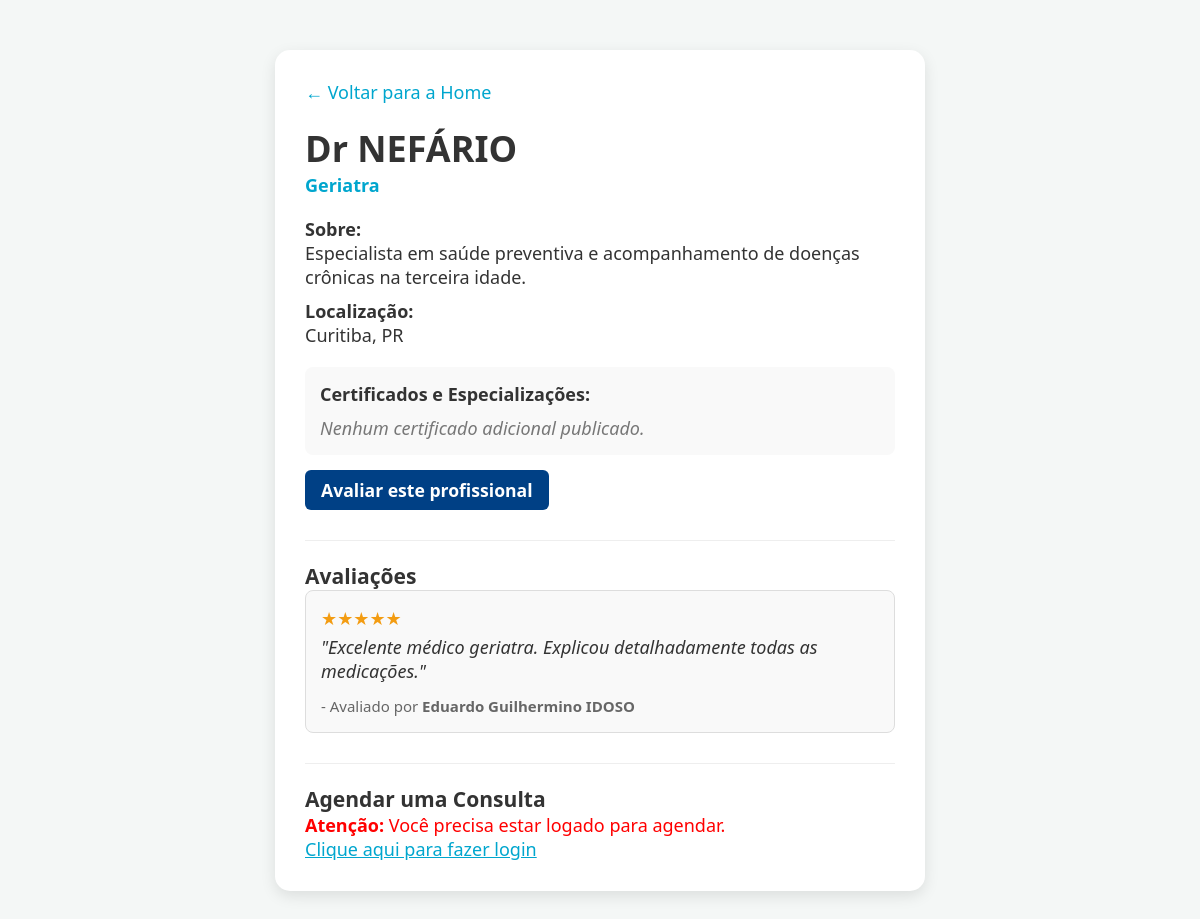
Screenshot of /perfil.php?id=12 with the database file from the repository.
### tables this page shows
CREATE TABLE profissional (
    id_profissional INT PRIMARY KEY,
    registro_profissional VARCHAR(50) UNIQUE NOT NULL,
    especialidade VARCHAR(100),
    biografia TEXT,
    visibilidade BOOLEAN DEFAULT FALSE,
    localizacao VARCHAR(300),

    documentacao_numero VARCHAR(80),
    documentacao_url VARCHAR(255),
    documentacao_status ENUM('pendente', 'aprovado', 'reprovado') DEFAULT 'pendente',

    FOREIGN KEY (id_profissional) REFERENCES usuario(id_usuario) ON DELETE CASCADE
);

CREATE TABLE usuario (
    id_usuario INT AUTO_INCREMENT PRIMARY KEY,
    nome VARCHAR(100) NOT NULL,
    email VARCHAR(100) UNIQUE NOT NULL,
    senha VARCHAR(255) NOT NULL,
    telefone VARCHAR(20),
    cpf VARCHAR(14) UNIQUE NOT NULL,
    tipo_usuario ENUM('idoso', 'profissional', 'admin') NOT NULL,
    data_criacao TIMESTAMP DEFAULT CURRENT_TIMESTAMP
);

CREATE TABLE avaliacao (
    id_avaliacao INT AUTO_INCREMENT PRIMARY KEY,
    id_profissional INT NOT NULL,
    id_usuario INT NOT NULL,
    nota INT CHECK (nota BETWEEN 1 AND 5),
    comentario TEXT,
    status_moderacao ENUM('pendente', 'aprovada', 'rejeitada') DEFAULT 'pendente',
    FOREIGN KEY (id_profissional) REFERENCES profissional(id_profissional) ON DELETE CASCADE,
    FOREIGN KEY (id_usuario) REFERENCES usuario(id_usuario) ON DELETE CASCADE
);

### perfil.php (the view, shortened to what this page needs)
<?php
require_once 'conexao.php';
$id_prof = $_GET['id'] ?? null;
$sql = "
SELECT
    u.nome,
    u.email,
    p.especialidade,
    p.biografia,
    p.localizacao
FROM usuario u
INNER JOIN profissional p
ON u.id_usuario = p.id_profissional
WHERE u.id_usuario = ?
";
$stmt = mysqli_prepare($conexao, $sql);
mysqli_stmt_bind_param($stmt, "i", $id_prof);
mysqli_stmt_execute($stmt);
$resultado = mysqli_stmt_get_result($stmt);
$prof = mysqli_fetch_assoc($resultado);
$sql_certs = "SELECT titulo, data_emissao, url_documento FROM certificado WHERE id_profissional = ? ORDER BY data_emissao DESC";
$stmt_certs = mysqli_prepare($conexao, $sql_certs);
mysqli_stmt_bind_param($stmt_certs, "i", $id_prof);
mysqli_stmt_execute($stmt_certs);
$resultado_certs = mysqli_stmt_get_result($stmt_certs);
$certificados = mysqli_fetch_all($resultado_certs, MYSQLI_ASSOC);
$sql_horarios = "
SELECT *
FROM agenda_disponivel
WHERE id_profissional = ?
AND data_hora > NOW()
AND status = 'livre'
ORDER BY data_hora ASC
";
$stmt_horarios = mysqli_prepare($conexao, $sql_horarios);
mysqli_stmt_bind_param($stmt_horarios, "i", $id_prof);
mysqli_stmt_execute($stmt_horarios);
$resultado_horarios = mysqli_stmt_get_result($stmt_horarios);
$sql_avaliacoes = "
SELECT a.id_avaliacao, a.nota, a.comentario, u.nome
FROM avaliacao a
INNER JOIN usuario u ON a.id_usuario = u.id_usuario
WHERE a.id_profissional = ? AND a.status_moderacao != 'rejeitada'
ORDER BY a.id_avaliacao DESC
";
$stmt_avaliacoes = mysqli_prepare($conexao, $sql_avaliacoes);
mysqli_stmt_bind_param($stmt_avaliacoes, "i", $id_prof);
mysqli_stmt_execute($stmt_avaliacoes);
$resultado_avaliacoes = mysqli_stmt_get_result($stmt_avaliacoes);
?>
<!DOCTYPE html>
<html lang="pt-BR">
<head>
    <link rel="stylesheet" href="index.css">
</head>
<body>
    <div class="perfil-box">
        <a href="index.html" style="text-decoration: none; color: #00a6ce;">
            ← Voltar para a Home
        </a>
        <h1 style="margin-top: 20px;">
            <?php echo htmlspecialchars($prof['nome']); ?>
        </h1>
        <p style="color: #00a6ce; font-weight: bold; font-size: 18px;">
            <?php echo htmlspecialchars($prof['especialidade']); ?>
        </p>
        <div style="margin-top: 20px;">
            <strong>Sobre:</strong>
            <p>
                <?php echo nl2br(htmlspecialchars($prof['biografia'] ?: "Nenhuma biografia cadastrada.")); ?>
            </p>
        </div>
        <div style="margin-top: 10px;">
            <strong>Localização:</strong>
            <p><?php echo htmlspecialchars($prof['localizacao'] ?: "Não informado."); ?></p>
        </div>
        <div style="margin-top: 20px; background: #f9f9f9; padding: 15px; border-radius: 8px;">
            <strong style="color: #333; display: block; margin-bottom: 10px;">Certificados e Especializações:</strong>
            <?php if (count($certificados) > 0): ?>
                <ul style="list-style-type: none; padding: 0; margin: 0;">
                <?php foreach ($certificados as $cert):
                    $caminho_correto = str_replace('../../', '', $cert['url_documento']);
                    $data_br = "Data não informada";
                    if (!empty($cert['data_emissao']) && $cert['data_emissao'] !== '0000-00-00') {
                        $timestamp = strtotime($cert['data_emissao']);
                        if ($timestamp) {
                            $data_br = date('d/m/Y', $timestamp);
                        }
                    }
                ?>
                    <li style="background: white; padding: 12px; margin-bottom: 8px; border: 1px solid #e2e8f0; border-radius: 6px; box-shadow: 0 1px 3px rgba(0,0,0,0.02);">
                        <span style="color: #00a6ce; font-weight: bold;">✔ <?php echo htmlspecialchars($cert['titulo']); ?></span><br>
                        <small style="color: #666; display: inline-block; margin: 4px 0;">Emissão: <?php echo $data_br; ?></small><br>
                        <a href="<?php echo htmlspecialchars($caminho_correto); ?>" target="_blank" style="font-size: 0.9em; color: #004085; text-decoration: underline; font-weight: 500;">Visualizar Documento (PDF)</a>
                    </li>
                <?php endforeach; ?>
                </ul>
            <?php else: ?>
                <p style="color: #777; font-style: italic; margin: 0;">Nenhum certificado adicional publicado.</p>
            <?php endif; ?>
        </div>
        <div style="margin-top: 15px;">
            <button style="background: none; border: none; padding: 0;"><a href="avaliar/avaliar.php?id=<?php echo $id_prof; ?>" class="btn-nav" style="display: inline-block; text-decoration: none; background: #004085; color: white; padding: 8px 16px; border-radius: 6px; font-weight: bold;">Avaliar este profissional</a></button>
        </div>
        <div style="margin-top: 30px; border-top: 1px solid #eee; padding-top: 20px;">
            <h3>Avaliações</h3>
            <?php if (mysqli_num_rows($resultado_avaliacoes) > 0): ?>
                <?php while ($av = mysqli_fetch_assoc($resultado_avaliacoes)): ?>
                    <div style="background: #f9f9f9; padding: 15px; border-radius: 8px; margin-bottom: 15px; border: 1px solid #ddd;">
                        <div style="color: #f39c12; font-size: 18px; margin-bottom: 5px;">
                            <?php
                            for ($i = 1; $i <= 5; $i++) {
                                echo $i <= $av['nota'] ? '★' : '☆';
                            }
                            ?>
                        </div>
                        <p style="margin: 0 0 10px 0; font-style: italic;">"<?php echo htmlspecialchars($av['comentario']); ?>"</p>
                        <small style="color: #666;">- Avaliado por <strong><?php echo htmlspecialchars($av['nome']); ?></strong></small>
                    </div>
                <?php endwhile; ?>
            <?php else: ?>
                <p style="color: #777; font-style: italic;">Este profissional ainda não possui avaliações.</p>
            <?php endif; ?>
        </div>
        <div class="formulario-agendar">
            <h3>Agendar uma Consulta</h3>
            <?php if (isset($_SESSION['id'])): ?>
                <?php if (mysqli_num_rows($resultado_horarios) > 0): ?>
                    <form action="agendar.php" method="POST">
                        <input type="hidden" name="id_profissional" value="<?php echo $id_prof; ?>">
                        <label>Escolha um horário disponível:</label>
                        <select name="id_agenda" class="select-horario" required>
                            <option value="">Selecione um horário</option>
                            <?php while ($horario = mysqli_fetch_assoc($resultado_horarios)): ?>
                                <option value="<?php echo $horario['id_agenda']; ?>">
                                    <?php echo date('d/m/Y H:i', strtotime($horario['data_hora'])); ?>
                                </option>
                            <?php endwhile; ?>
                        </select>
                        <button type="submit" class="btn-agendar">Confirmar Agendamento</button>
                        <p style="font-size: 0.8rem; color: #777; margin-top: 10px;">
                            * Seus dados serão compartilhados com o profissional da saúde.
                        </p>
                    </form>
                <?php else: ?>
                    <p class="sem-horarios">Este profissional ainda não disponibilizou horários.</p>
                <?php endif; ?>
            <?php else: ?>
                <p style="color: red;"><strong>Atenção:</strong> Você precisa estar logado para agendar.</p>
                <a href="conta/login/login.html" style="color: #00a6ce;">Clique aqui para fazer login</a>
            <?php endif; ?>
        </div>
    </div>
</body>
</html>

### index.css (style rules this page uses)
:root { --cor-fundo: #F4F7F6; --cor-primaria: #1A5F7A; --cor-secundaria: #E36414; --cor-texto: #333333; --cor-borda: #CCCCCC; --cor-card: #FFFFFF; }
* { box-sizing: border-box; margin: 0; padding: 0; font-family: 'Segoe UI', Tahoma, Geneva, Verdana, sans-serif; }
body { background-color: var(--cor-fundo); color: var(--cor-texto); font-size: 18px; }
.btn-nav, .btn-sair { color: white; text-decoration: none; font-weight: bold; font-size: 1.1rem; }

### perfil.php (style rules this page uses)
body { background: #f4f7f6; }
.perfil-box { max-width: 650px; margin: 50px auto; background: white; padding: 30px; border-radius: 15px; box-shadow: 0 5px 15px rgba(0, 0, 0, 0.1); }
.formulario-agendar { margin-top: 30px; border-top: 1px solid #eee; padding-top: 20px; }

### rows the page displays
profissional: id_profissional.nome "Dr NEFÁRIO", especialidade "Geriatra", biografia "Especialista em saúde preventiva e acompanhamento de doenças crônicas na terceira idade.", localizacao "Curitiba, PR"
avaliacao: comentario "Excelente médico geriatra. Explicou detalhadamente todas as medicações.", id_usuario.nome "Eduardo Guilhermino IDOSO"
